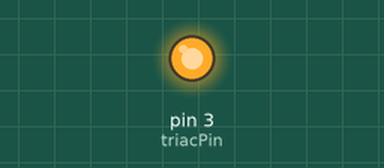
Recording of a sketch running on a simulated Arduino Uno, built with avr-gcc and run on an emulated ATmega328P. Parts: output pins drawn as LEDs (lit = HIGH).

Above: at 1.0 s.
At 3.0 s:
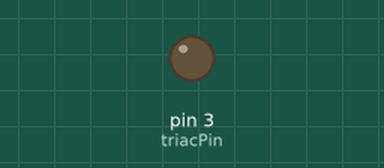
Timing chart, 0 to 5.2 s (numbered marks = the images above):
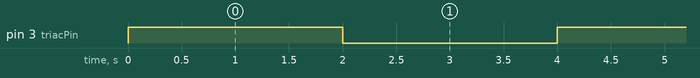

Measured:
- by itself, pin 3 (triacPin): alternates HIGH for 2.0 s and LOW for 2.0 s

The sketch:

Mark_0.ino
```cpp
// --- Basic Test Code Traic

// Define the GPIO pin connected to the TRIAC
const int triacPin = 3; // You can change this to the desired GPIO pin

void setup() {
  // Set the GPIO pin as output
  pinMode(triacPin, OUTPUT);
}

void loop() {
  // Set the pin HIGH
  digitalWrite(triacPin, HIGH);
  delay(2000); // Wait for 2 seconds

  // Set the pin LOW
  digitalWrite(triacPin, LOW);
  delay(2000); // Wait for 2 seconds
}
```
